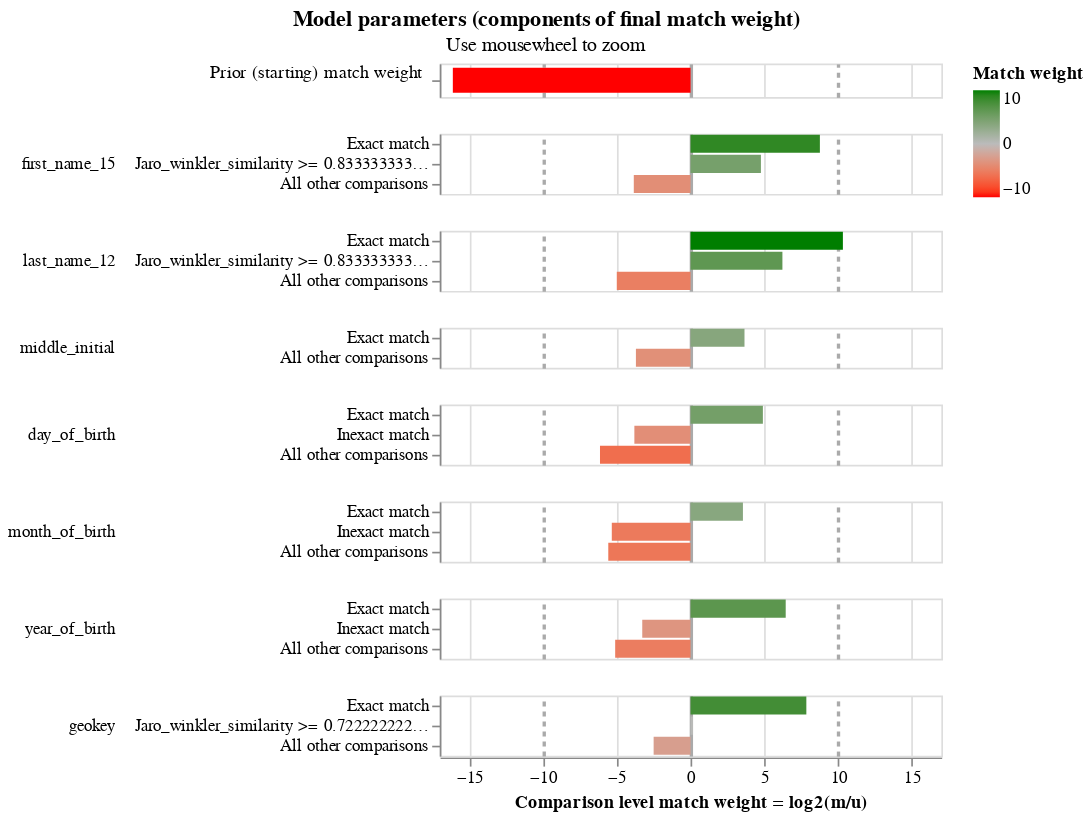

Notebook cell for this chart:
### Code cell
linker.match_weights_chart()

### Figure 1 — Vega-Lite specification as saved in the notebook (floating-point values rounded to 4 significant figures)
{"config": {"view": {"continuousWidth": 300, "continuousHeight": 300, "discreteHeight": 60, "discreteWidth": 400}, "header": {"title": null}, "mark": {"tooltip": null}, "title": {"anchor": "middle"}}, "vconcat": [{"mark": {"type": "bar", "clip": true, "height": 15}, "encoding": {"color": {"field": "log2_bayes_factor", "scale": {"domain": [-10, 0, 10], "interpolate": "lab", "range": ["red", "#bbbbbb", "green"]}, "title": "Match weight", "type": "quantitative"}, "tooltip": [{"field": "comparison_name", "title": "Comparison name", "type": "nominal"}, {"field": "probability_two_random_records_match", "format": ".4f", "title": "Probability two random records match", "type": "nominal"}, {"field": "log2_bayes_factor", "format": ",.4f", "title": "Equivalent match weight", "type": "quantitative"}, {"field": "bayes_factor_description", "title": "Match weight description", "type": "nominal"}], "x": {"axis": {"domain": false, "gridColor": {"condition": {"test": "abs(datum.value / 10)  <= 1 & datum.value % 10 === 0", "value": "#aaa"}, "value": "#ddd"}, "gridDash": {"condition": {"test": "abs(datum.value / 10) == 1", "value": [3]}, "value": null}, "gridWidth": {"condition": {"test": "abs(datum.value / 10)  <= 1 & datum.value % 10 === 0", "value": 2}, "value": 1}, "labels": false, "ticks": false, "title": ""}, "field": "log2_bayes_factor", "scale": {"domain": [-17, 17]}, "type": "quantitative"}, "y": {"axis": {"title": "Prior (starting) match weight", "titleAlign": "right", "titleAngle": 0, "titleFontWeight": "normal"}, "field": "label_for_charts", "sort": {"field": "comparison_vector_value", "order": "descending"}, "type": "nominal"}}, "height": 20, "transform": [{"filter": "(datum.comparison_name == 'probability_two_random_records_match')"}]}, {"mark": {"type": "bar", "clip": true}, "encoding": {"color": {"field": "log2_bayes_factor", "scale": {"domain": [-10, 0, 10], "interpolate": "lab", "range": ["red", "#bbbbbb", "green"]}, "title": "Match weight", "type": "quantitative"}, "row": {"field": "comparison_name", "header": {"labelAlign": "left", "labelAnchor": "middle", "labelAngle": 0}, "sort": {"field": "comparison_sort_order"}, "type": "nominal"}, "tooltip": [{"field": "comparison_name", "title": "Comparison name", "type": "nominal"}, {"field": "label_for_charts", "title": "Label", "type": "ordinal"}, {"field": "sql_condition", "title": "SQL condition", "type": "nominal"}, {"field": "m_probability", "format": ".4f", "title": "M probability", "type": "quantitative"}, {"field": "u_probability", "format": ".4f", "title": "U probability", "type": "quantitative"}, {"field": "bayes_factor", "format": ",.4f", "title": "Bayes factor = m/u", "type": "quantitative"}, {"field": "log2_bayes_factor", "format": ",.4f", "title": "Match weight = log2(m/u)", "type": "quantitative"}, {"field": "bayes_factor_description", "title": "Match weight description", "type": "nominal"}], "x": {"axis": {"gridColor": {"condition": {"test": "abs(datum.value / 10)  <= 1 & datum.value % 10 === 0", "value": "#aaa"}, "value": "#ddd"}, "gridDash": {"condition": {"test": "abs(datum.value / 10) == 1", "value": [3]}, "value": null}, "gridWidth": {"condition": {"test": "abs(datum.value / 10)  <= 1 & datum.value % 10 === 0", "value": 2}, "value": 1}, "title": "Comparison level match weight = log2(m/u)"}, "field": "log2_bayes_factor", "scale": {"domain": [-17, 17]}, "type": "quantitative"}, "y": {"axis": {"title": null}, "field": "label_for_charts", "sort": {"field": "comparison_vector_value", "order": "descending"}, "type": "nominal"}}, "height": {"step": 12}, "resolve": {"axis": {"y": "independent"}, "scale": {"y": "independent"}}, "transform": [{"filter": "(datum.comparison_name != 'probability_two_random_records_match')"}]}], "data": {"name": "data-bb0d20358f985ffd57d1a725e28e95c2"}, "params": [{"name": "mouse_zoom", "select": {"type": "interval", "encodings": ["x"]}, "bind": "scales", "views": []}], "resolve": {"axis": {"y": "independent"}, "scale": {"y": "independent"}}, "title": {"text": "Model parameters (components of final match weight)", "subtitle": "Use mousewheel to zoom"}, "$schema": "https://vega.github.io/schema/vega-lite/v5.9.3.json", "datasets": {"data-bb0d20358f985ffd57d1a725e28e95c2": [{"comparison_name": "probability_two_random_records_match", "sql_condition": null, "label_for_charts": "", "m_probability": null, "u_probability": null, "m_probability_description": null, "u_probability_description": null, "has_tf_adjustments": false, "tf_adjustment_column": null, "tf_adjustment_weight": null, "is_null_level": false, "bayes_factor": 1.412e-05, "log2_bayes_factor": -16.11, "comparison_vector_value": 0, "max_comparison_vector_value": 0, "bayes_factor_description": "The probability that two random records drawn at random match is 0.000 or one in  70,841.6 records.This is equivalent to a starting match weight of -16.112.", "probability_two_random_records_match": 1.412e-05, "comparison_sort_order": -1}, {"comparison_name": "first_name_15", "sql_condition": "\"first_name_15_l\" = \"first_name_15_r\"", "label_for_charts": "Exact match", "m_probability": 0.8383, "u_probability": 0.001924, "m_probability_description": "Amongst matching record comparisons, 83.83% of records are in the exact match comparison level", "u_probability_description": "Amongst non-matching record comparisons, 0.19% of records are in the exact match comparison level", "has_tf_adjustments": false, "tf_adjustment_column": null, "tf_adjustment_weight": 1.0, "is_null_level": false, "bayes_factor": 435.8, "log2_bayes_factor": 8.767, "comparison_vector_value": 2, "max_comparison_vector_value": 2, "bayes_factor_description": "If comparison level is `exact match` then comparison is 435.77 times more likely to be a match", "probability_two_random_records_match": 1.412e-05, "comparison_sort_order": 0}, {"comparison_name": "first_name_15", "sql_condition": "jaro_winkler_similarity(\"first_name_15_l\", \"first_name_15_r\") >= 0.8333333333333334", "label_for_charts": "Jaro_winkler_similarity >= 0.8333333333333334", "m_probability": 0.09258, "u_probability": 0.003391, "m_probability_description": "Amongst matching record comparisons, 9.26% of records are in the jaro_winkler_similarity >= 0.8333333333333334 comparison level", "u_probability_description": "Amongst non-matching record comparisons, 0.34% of records are in the jaro_winkler_similarity >= 0.8333333333333334 comparison level", "has_tf_adjustments": false, "tf_adjustment_column": null, "tf_adjustment_weight": 1.0, "is_null_level": false, "bayes_factor": 27.3, "log2_bayes_factor": 4.771, "comparison_vector_value": 1, "max_comparison_vector_value": 2, "bayes_factor_description": "If comparison level is `jaro_winkler_similarity >= 0.8333333333333334` then comparison is 27.30 times more likely to be a match", "probability_two_random_records_match": 1.412e-05, "comparison_sort_order": 0}, {"comparison_name": "first_name_15", "sql_condition": "ELSE", "label_for_charts": "All other comparisons", "m_probability": 0.06916, "u_probability": 0.9947, "m_probability_description": "Amongst matching record comparisons, 6.92% of records are in the all other comparisons comparison level", "u_probability_description": "Amongst non-matching record comparisons, 99.47% of records are in the all other comparisons comparison level", "has_tf_adjustments": false, "tf_adjustment_column": null, "tf_adjustment_weight": 1.0, "is_null_level": false, "bayes_factor": 0.06953, "log2_bayes_factor": -3.846, "comparison_vector_value": 0, "max_comparison_vector_value": 2, "bayes_factor_description": "If comparison level is `all other comparisons` then comparison is  14.38 times less likely to be a match", "probability_two_random_records_match": 1.412e-05, "comparison_sort_order": 0}, {"comparison_name": "last_name_12", "sql_condition": "\"last_name_12_l\" = \"last_name_12_r\"", "label_for_charts": "Exact match", "m_probability": 0.8698, "u_probability": 0.0006771, "m_probability_description": "Amongst matching record comparisons, 86.98% of records are in the exact match comparison level", "u_probability_description": "Amongst non-matching record comparisons, 0.07% of records are in the exact match comparison level", "has_tf_adjustments": false, "tf_adjustment_column": null, "tf_adjustment_weight": 1.0, "is_null_level": false, "bayes_factor": 1285.0, "log2_bayes_factor": 10.33, "comparison_vector_value": 2, "max_comparison_vector_value": 2, "bayes_factor_description": "If comparison level is `exact match` then comparison is 1,284.71 times more likely to be a match", "probability_two_random_records_match": 1.412e-05, "comparison_sort_order": 1}, {"comparison_name": "last_name_12", "sql_condition": "jaro_winkler_similarity(\"last_name_12_l\", \"last_name_12_r\") >= 0.8333333333333334", "label_for_charts": "Jaro_winkler_similarity >= 0.8333333333333334", "m_probability": 0.09896, "u_probability": 0.001321, "m_probability_description": "Amongst matching record comparisons, 9.90% of records are in the jaro_winkler_similarity >= 0.8333333333333334 comparison level", "u_probability_description": "Amongst non-matching record comparisons, 0.13% of records are in the jaro_winkler_similarity >= 0.8333333333333334 comparison level", "has_tf_adjustments": false, "tf_adjustment_column": null, "tf_adjustment_weight": 1.0, "is_null_level": false, "bayes_factor": 74.92, "log2_bayes_factor": 6.227, "comparison_vector_value": 1, "max_comparison_vector_value": 2, "bayes_factor_description": "If comparison level is `jaro_winkler_similarity >= 0.8333333333333334` then comparison is 74.92 times more likely to be a match", "probability_two_random_records_match": 1.412e-05, "comparison_sort_order": 1}, {"comparison_name": "last_name_12", "sql_condition": "ELSE", "label_for_charts": "All other comparisons", "m_probability": 0.03122, "u_probability": 0.998, "m_probability_description": "Amongst matching record comparisons, 3.12% of records are in the all other comparisons comparison level", "u_probability_description": "Amongst non-matching record comparisons, 99.80% of records are in the all other comparisons comparison level", "has_tf_adjustments": false, "tf_adjustment_column": null, "tf_adjustment_weight": 1.0, "is_null_level": false, "bayes_factor": 0.03129, "log2_bayes_factor": -4.998, "comparison_vector_value": 0, "max_comparison_vector_value": 2, "bayes_factor_description": "If comparison level is `all other comparisons` then comparison is  31.96 times less likely to be a match", "probability_two_random_records_match": 1.412e-05, "comparison_sort_order": 1}, {"comparison_name": "middle_initial", "sql_condition": "\"middle_initial_l\" = \"middle_initial_r\"", "label_for_charts": "Exact match", "m_probability": 0.9288, "u_probability": 0.07363, "m_probability_description": "Amongst matching record comparisons, 92.88% of records are in the exact match comparison level", "u_probability_description": "Amongst non-matching record comparisons, 7.36% of records are in the exact match comparison level", "has_tf_adjustments": false, "tf_adjustment_column": null, "tf_adjustment_weight": 1.0, "is_null_level": false, "bayes_factor": 12.62, "log2_bayes_factor": 3.657, "comparison_vector_value": 1, "max_comparison_vector_value": 1, "bayes_factor_description": "If comparison level is `exact match` then comparison is 12.62 times more likely to be a match", "probability_two_random_records_match": 1.412e-05, "comparison_sort_order": 2}, {"comparison_name": "middle_initial", "sql_condition": "ELSE", "label_for_charts": "All other comparisons", "m_probability": 0.07116, "u_probability": 0.9264, "m_probability_description": "Amongst matching record comparisons, 7.12% of records are in the all other comparisons comparison level", "u_probability_description": "Amongst non-matching record comparisons, 92.64% of records are in the all other comparisons comparison level", "has_tf_adjustments": false, "tf_adjustment_column": null, "tf_adjustment_weight": 1.0, "is_null_level": false, "bayes_factor": 0.07682, "log2_bayes_factor": -3.702, "comparison_vector_value": 0, "max_comparison_vector_value": 1, "bayes_factor_description": "If comparison level is `all other comparisons` then comparison is  13.02 times less likely to be a match", "probability_two_random_records_match": 1.412e-05, "comparison_sort_order": 2}, {"comparison_name": "day_of_birth", "sql_condition": "\"day_of_birth_l\" = \"day_of_birth_r\"", "label_for_charts": "Exact match", "m_probability": 0.9694, "u_probability": 0.03238, "m_probability_description": "Amongst matching record comparisons, 96.94% of records are in the exact match comparison level", "u_probability_description": "Amongst non-matching record comparisons, 3.24% of records are in the exact match comparison level", "has_tf_adjustments": false, "tf_adjustment_column": null, "tf_adjustment_weight": 1.0, "is_null_level": false, "bayes_factor": 29.93, "log2_bayes_factor": 4.904, "comparison_vector_value": 2, "max_comparison_vector_value": 2, "bayes_factor_description": "If comparison level is `exact match` then comparison is 29.93 times more likely to be a match", "probability_two_random_records_match": 1.412e-05, "comparison_sort_order": 3}, {"comparison_name": "day_of_birth", "sql_condition": "abs(day_of_birth_l - day_of_birth_r) <= 5", "label_for_charts": "Inexact match", "m_probability": 0.02104, "u_probability": 0.2945, "m_probability_description": "Amongst matching record comparisons, 2.10% of records are in the inexact match comparison level", "u_probability_description": "Amongst non-matching record comparisons, 29.45% of records are in the inexact match comparison level", "has_tf_adjustments": false, "tf_adjustment_column": null, "tf_adjustment_weight": 1.0, "is_null_level": false, "bayes_factor": 0.07144, "log2_bayes_factor": -3.807, "comparison_vector_value": 1, "max_comparison_vector_value": 2, "bayes_factor_description": "If comparison level is `inexact match` then comparison is  14.00 times less likely to be a match", "probability_two_random_records_match": 1.412e-05, "comparison_sort_order": 3}, {"comparison_name": "day_of_birth", "sql_condition": "ELSE", "label_for_charts": "All other comparisons", "m_probability": 0.00956, "u_probability": 0.6731, "m_probability_description": "Amongst matching record comparisons, 0.96% of records are in the all other comparisons comparison level", "u_probability_description": "Amongst non-matching record comparisons, 67.31% of records are in the all other comparisons comparison level", "has_tf_adjustments": false, "tf_adjustment_column": null, "tf_adjustment_weight": 1.0, "is_null_level": false, "bayes_factor": 0.0142, "log2_bayes_factor": -6.138, "comparison_vector_value": 0, "max_comparison_vector_value": 2, "bayes_factor_description": "If comparison level is `all other comparisons` then comparison is  70.40 times less likely to be a match", "probability_two_random_records_match": 1.412e-05, "comparison_sort_order": 3}, {"comparison_name": "month_of_birth", "sql_condition": "\"month_of_birth_l\" = \"month_of_birth_r\"", "label_for_charts": "Exact match", "m_probability": 0.9792, "u_probability": 0.08353, "m_probability_description": "Amongst matching record comparisons, 97.92% of records are in the exact match comparison level", "u_probability_description": "Amongst non-matching record comparisons, 8.35% of records are in the exact match comparison level", "has_tf_adjustments": false, "tf_adjustment_column": null, "tf_adjustment_weight": 1.0, "is_null_level": false, "bayes_factor": 11.72, "log2_bayes_factor": 3.551, "comparison_vector_value": 2, "max_comparison_vector_value": 2, "bayes_factor_description": "If comparison level is `exact match` then comparison is 11.72 times more likely to be a match", "probability_two_random_records_match": 1.412e-05, "comparison_sort_order": 4}, {"comparison_name": "month_of_birth", "sql_condition": "abs(month_of_birth_l - month_of_birth_r) <= 3", "label_for_charts": "Inexact match", "m_probability": 0.0104, "u_probability": 0.4205, "m_probability_description": "Amongst matching record comparisons, 1.04% of records are in the inexact match comparison level", "u_probability_description": "Amongst non-matching record comparisons, 42.05% of records are in the inexact match comparison level", "has_tf_adjustments": false, "tf_adjustment_column": null, "tf_adjustment_weight": 1.0, "is_null_level": false, "bayes_factor": 0.02473, "log2_bayes_factor": -5.338, "comparison_vector_value": 1, "max_comparison_vector_value": 2, "bayes_factor_description": "If comparison level is `inexact match` then comparison is  40.44 times less likely to be a match", "probability_two_random_records_match": 1.412e-05, "comparison_sort_order": 4}, {"comparison_name": "month_of_birth", "sql_condition": "ELSE", "label_for_charts": "All other comparisons", "m_probability": 0.0104, "u_probability": 0.496, "m_probability_description": "Amongst matching record comparisons, 1.04% of records are in the all other comparisons comparison level", "u_probability_description": "Amongst non-matching record comparisons, 49.60% of records are in the all other comparisons comparison level", "has_tf_adjustments": false, "tf_adjustment_column": null, "tf_adjustment_weight": 1.0, "is_null_level": false, "bayes_factor": 0.02098, "log2_bayes_factor": -5.575, "comparison_vector_value": 0, "max_comparison_vector_value": 2, "bayes_factor_description": "If comparison level is `all other comparisons` then comparison is  47.68 times less likely to be a match", "probability_two_random_records_match": 1.412e-05, "comparison_sort_order": 4}, {"comparison_name": "year_of_birth", "sql_condition": "\"year_of_birth_l\" = \"year_of_birth_r\"", "label_for_charts": "Exact match", "m_probability": 0.9632, "u_probability": 0.01101, "m_probability_description": "Amongst matching record comparisons, 96.32% of records are in the exact match comparison level", "u_probability_description": "Amongst non-matching record comparisons, 1.10% of records are in the exact match comparison level", "has_tf_adjustments": false, "tf_adjustment_column": null, "tf_adjustment_weight": 1.0, "is_null_level": false, "bayes_factor": 87.48, "log2_bayes_factor": 6.451, "comparison_vector_value": 2, "max_comparison_vector_value": 2, "bayes_factor_description": "If comparison level is `exact match` then comparison is 87.48 times more likely to be a match", "probability_two_random_records_match": 1.412e-05, "comparison_sort_order": 5}, {"comparison_name": "year_of_birth", "sql_condition": "abs(year_of_birth_l - year_of_birth_r) <= 5", "label_for_charts": "Inexact match", "m_probability": 0.01125, "u_probability": 0.1088, "m_probability_description": "Amongst matching record comparisons, 1.13% of records are in the inexact match comparison level", "u_probability_description": "Amongst non-matching record comparisons, 10.88% of records are in the inexact match comparison level", "has_tf_adjustments": false, "tf_adjustment_column": null, "tf_adjustment_weight": 1.0, "is_null_level": false, "bayes_factor": 0.1035, "log2_bayes_factor": -3.273, "comparison_vector_value": 1, "max_comparison_vector_value": 2, "bayes_factor_description": "If comparison level is `inexact match` then comparison is  9.66 times less likely to be a match", "probability_two_random_records_match": 1.412e-05, "comparison_sort_order": 5}, {"comparison_name": "year_of_birth", "sql_condition": "ELSE", "label_for_charts": "All other comparisons", "m_probability": 0.02553, "u_probability": 0.8802, "m_probability_description": "Amongst matching record comparisons, 2.55% of records are in the all other comparisons comparison level", "u_probability_description": "Amongst non-matching record comparisons, 88.02% of records are in the all other comparisons comparison level", "has_tf_adjustments": false, "tf_adjustment_column": null, "tf_adjustment_weight": 1.0, "is_null_level": false, "bayes_factor": 0.029, "log2_bayes_factor": -5.108, "comparison_vector_value": 0, "max_comparison_vector_value": 2, "bayes_factor_description": "If comparison level is `all other comparisons` then comparison is  34.48 times less likely to be a match", "probability_two_random_records_match": 1.412e-05, "comparison_sort_order": 5}, {"comparison_name": "geokey", "sql_condition": "\"geokey_l\" = \"geokey_r\"", "label_for_charts": "Exact match", "m_probability": 0.4526, "u_probability": 0.001962, "m_probability_description": "Amongst matching record comparisons, 45.26% of records are in the exact match comparison level", "u_probability_description": "Amongst non-matching record comparisons, 0.20% of records are in the exact match comparison level", "has_tf_adjustments": false, "tf_adjustment_column": null, "tf_adjustment_weight": 1.0, "is_null_level": false, "bayes_factor": 230.7, "log2_bayes_factor": 7.85, "comparison_vector_value": 2, "max_comparison_vector_value": 2, "bayes_factor_description": "If comparison level is `exact match` then comparison is 230.72 times more likely to be a match", "probability_two_random_records_match": 1.412e-05, "comparison_sort_order": 6}, {"comparison_name": "geokey", "sql_condition": "jaro_winkler_similarity(\"geokey_l\", \"geokey_r\") >= 0.7222222222222222", "label_for_charts": "Jaro_winkler_similarity >= 0.7222222222222222", "m_probability": 0.4403, "u_probability": 0.3916, "m_probability_description": "Amongst matching record comparisons, 44.03% of records are in the jaro_winkler_similarity >= 0.7222222222222222 comparison level", "u_probability_description": "Amongst non-matching record comparisons, 39.16% of records are in the jaro_winkler_similarity >= 0.7222222222222222 comparison level", "has_tf_adjustments": false, "tf_adjustment_column": null, "tf_adjustment_weight": 1.0, "is_null_level": false, "bayes_factor": 1.124, "log2_bayes_factor": 0.1691, "comparison_vector_value": 1, "max_comparison_vector_value": 2, "bayes_factor_description": "If comparison level is `jaro_winkler_similarity >= 0.7222222222222222` then comparison is 1.12 times more likely to be a match", "probability_two_random_records_match": 1.412e-05, "comparison_sort_order": 6}, {"comparison_name": "geokey", "sql_condition": "ELSE", "label_for_charts": "All other comparisons", "m_probability": 0.1071, "u_probability": 0.6065, "m_probability_description": "Amongst matching record comparisons, 10.71% of records are in the all other comparisons comparison level", "u_probability_description": "Amongst non-matching record comparisons, 60.65% of records are in the all other comparisons comparison level", "has_tf_adjustments": false, "tf_adjustment_column": null, "tf_adjustment_weight": 1.0, "is_null_level": false, "bayes_factor": 0.1766, "log2_bayes_factor": -2.501, "comparison_vector_value": 0, "max_comparison_vector_value": 2, "bayes_factor_description": "If comparison level is `all other comparisons` then comparison is  5.66 times less likely to be a match", "probability_two_random_records_match": 1.412e-05, "comparison_sort_order": 6}]}}
